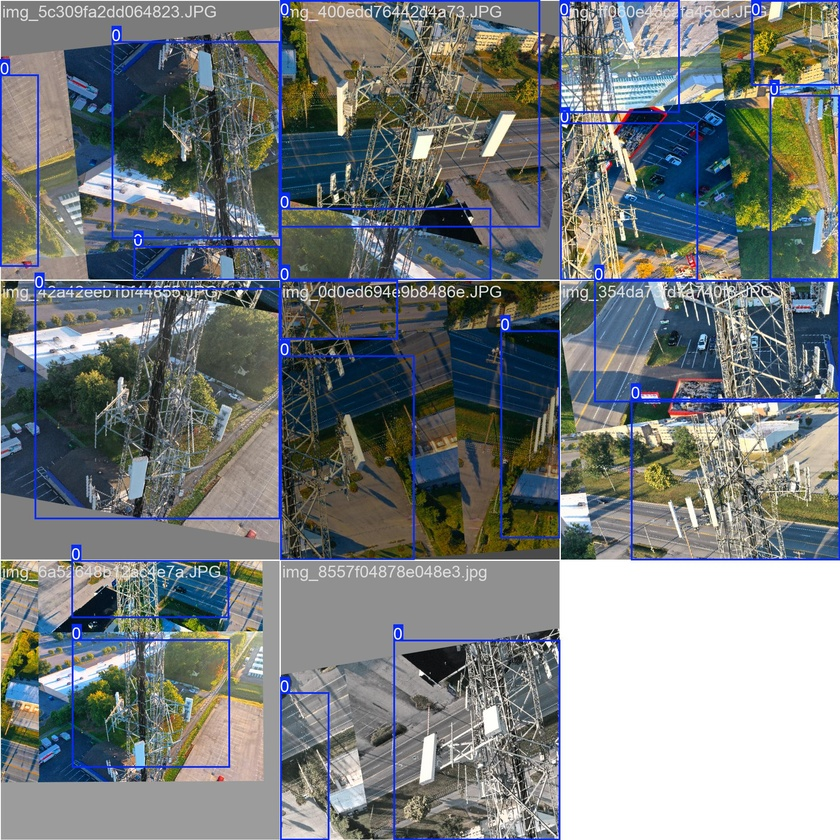
#> input picture runs/detect/runs/tower_detect/train_batch0.jpg, 840 x 840 px, shrunk from 1920 x 1920 before the run
$ python -i quality_filter.py   (imports and definitions only)   (older library calls are emulated)
#> lines starting #> are read from the running program, lines starting #| are printed output that depends on the picture
"""quality_filter.py — Robust image quality assessment (blur, exposure, resolution)."""
import cv2
import numpy as np

def check_blur(image, threshold=60.0):
    """Laplacian variance — lower = more blurry."""
    gray = cv2.cvtColor(image, cv2.COLOR_BGR2GRAY)
    variance = cv2.Laplacian(gray, cv2.CV_64F).var()
    return variance < threshold, round(variance, 2)


def check_exposure(image, dark_thresh=25, bright_thresh=240):
    """Mean brightness check."""
    gray = cv2.cvtColor(image, cv2.COLOR_BGR2GRAY)
    mean_brightness = float(np.mean(gray))
    if mean_brightness < dark_thresh:
        return "underexposed", round(mean_brightness, 2)
    elif mean_brightness > bright_thresh:
        return "overexposed", round(mean_brightness, 2)
    return "ok", round(mean_brightness, 2)


def check_resolution(image, min_dim=80):
    """Reject very small images."""
    h, w = image.shape[:2]
    if min(h, w) < min_dim:
        return False, f"{w}x{h}"
    return True, f"{w}x{h}"


def assess_image_quality(image):
    """
    Returns (is_acceptable: bool, reason: str, details: dict)
    Call this before running detection.
    """
    details = {}

    res_ok, res_info = check_resolution(image)
    details["resolution"] = res_info
    if not res_ok:
        return False, "Image resolution too low (minimum 80px required)", details

    is_blurry, blur_score = check_blur(image)
    details["blur_score"] = blur_score
    if is_blurry:
        return False, f"Image is blurry (Laplacian variance {blur_score} < 60 threshold)", details

    exposure_status, brightness = check_exposure(image)
    details["brightness"] = brightness
    details["exposure"] = exposure_status
    if exposure_status != "ok":
        return False, f"Image is {exposure_status} (mean brightness {brightness})", details

    return True, "acceptable", details

>>> import cv2
>>> picture = cv2.imread('../runs/detect/runs/tower_detect/train_batch0.jpg')
#> picture is the input picture: shape (840, 840, 3); mean B, G, R 125.5, 125.2, 119.8
>>> result = assess_image_quality(picture)
#> in assess_image_quality, `res_ok, res_info = check_resolution(image)`: res_ok = True; res_info = '840x840'
#> in check_blur, `gray = cv2.cvtColor(image, cv2.COLOR_BGR2GRAY)`:
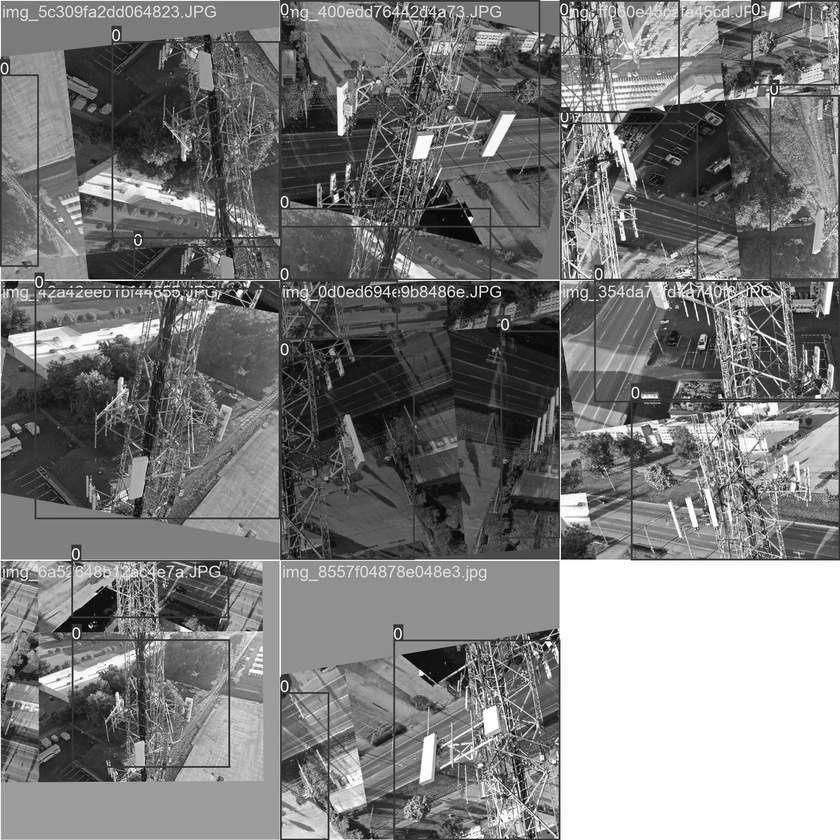
#> gray: shape (840, 840); min 0, max 255, mean 123.6
#> in check_blur, `variance = cv2.Laplacian(gray, cv2.CV_64F).var()`: variance = 3833.3
#> in assess_image_quality, `is_blurry, blur_score = check_blur(image)`: is_blurry = False; blur_score = 3833.3
#> in check_exposure, `mean_brightness = float(np.mean(gray))`: mean_brightness = 123.6
#> in assess_image_quality, `exposure_status, brightness = check_exposure(image)`: exposure_status = 'ok'; brightness = 123.6

$ run again, on runs/detect/runs/tower_detect/train_batch1.jpg
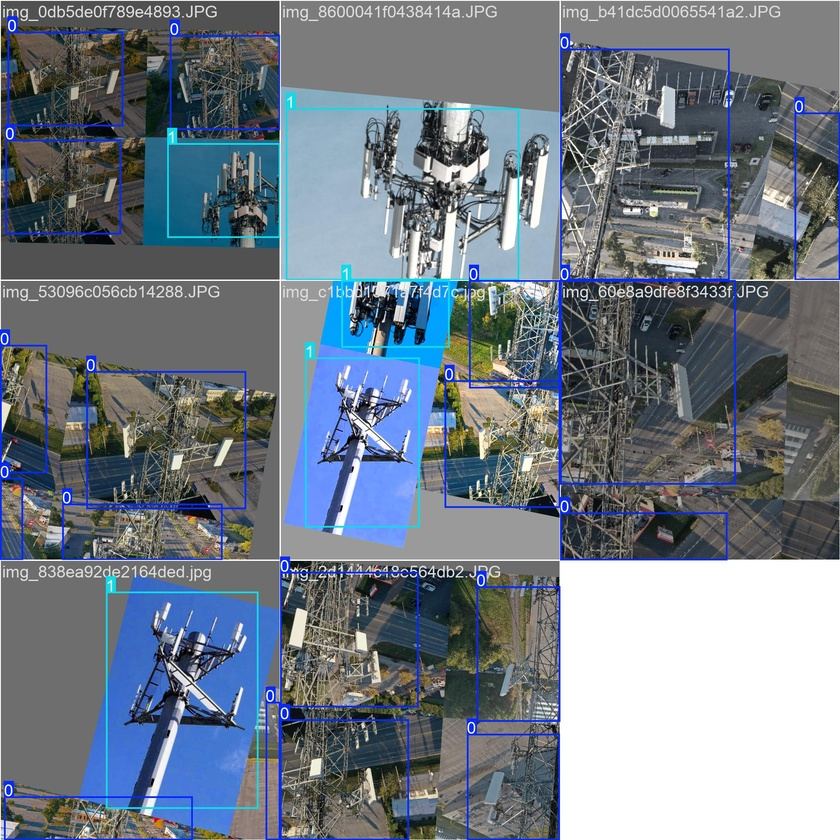
#> input picture runs/detect/runs/tower_detect/train_batch1.jpg, 840 x 840 px, shrunk from 1920 x 1920 before the run
#> picture is the input picture: shape (840, 840, 3); mean B, G, R 135.2, 124.4, 114.7
#> res_ok = True; res_info = '840x840'
#> in check_blur, `gray = cv2.cvtColor(image, cv2.COLOR_BGR2GRAY)`:
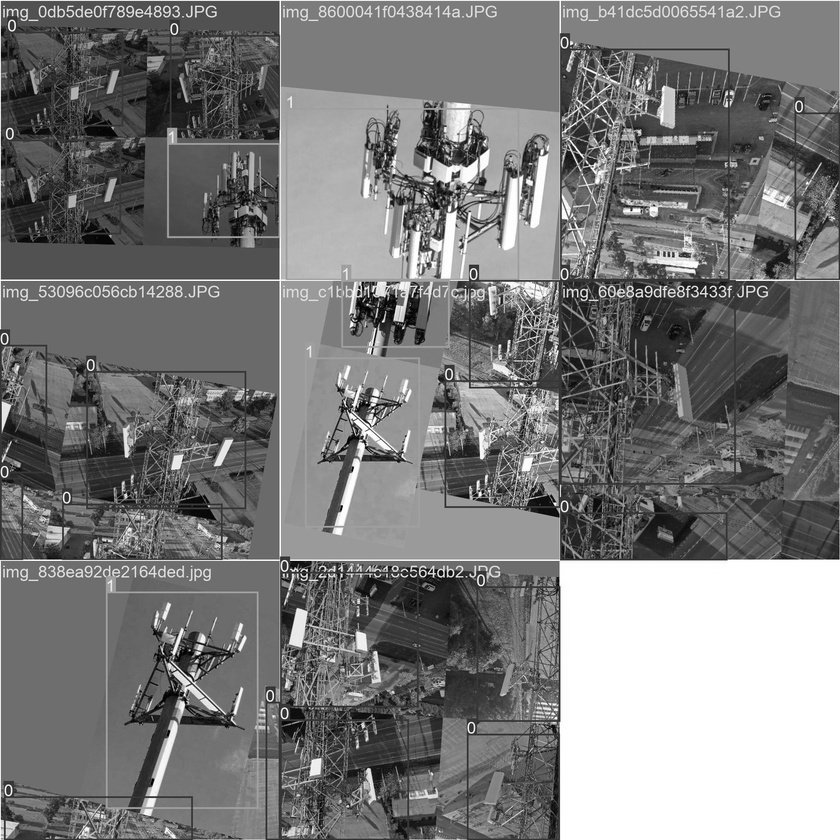
#> gray: shape (840, 840); min 0, max 255, mean 122.7
#> variance = 3238.6
#> is_blurry = False; blur_score = 3238.6
#> mean_brightness = 122.7
#> exposure_status = 'ok'; brightness = 122.7

$ run again, on runs/detect/runs/tower_detect/train_batch2.jpg
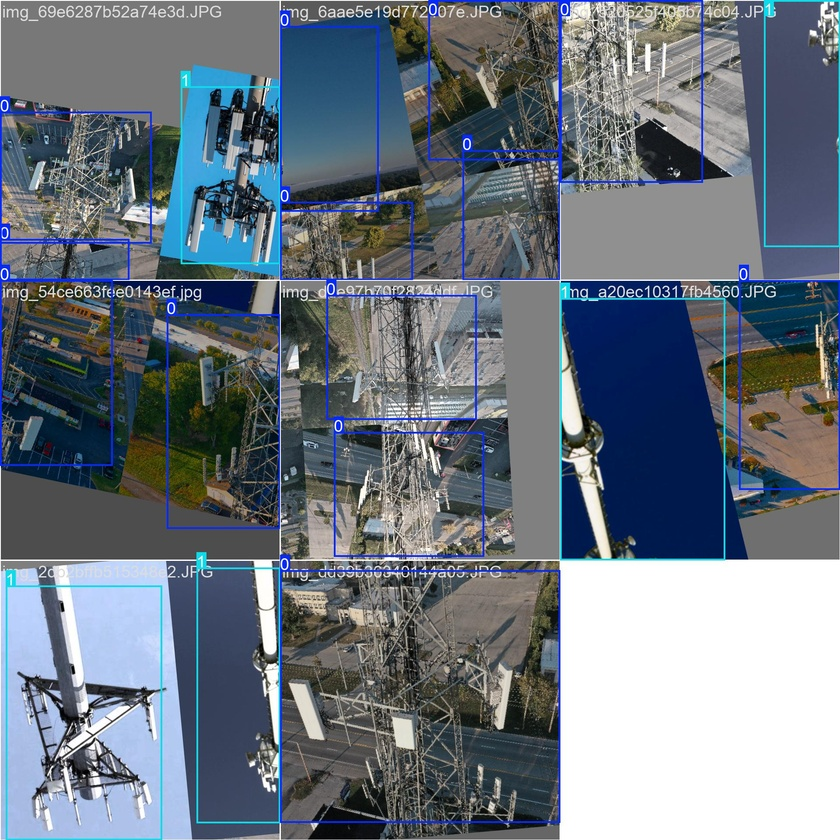
#> input picture runs/detect/runs/tower_detect/train_batch2.jpg, 840 x 840 px, shrunk from 1920 x 1920 before the run
#> picture is the input picture: shape (840, 840, 3); mean B, G, R 128.5, 118, 108.3
#> res_ok = True; res_info = '840x840'
#> in check_blur, `gray = cv2.cvtColor(image, cv2.COLOR_BGR2GRAY)`:
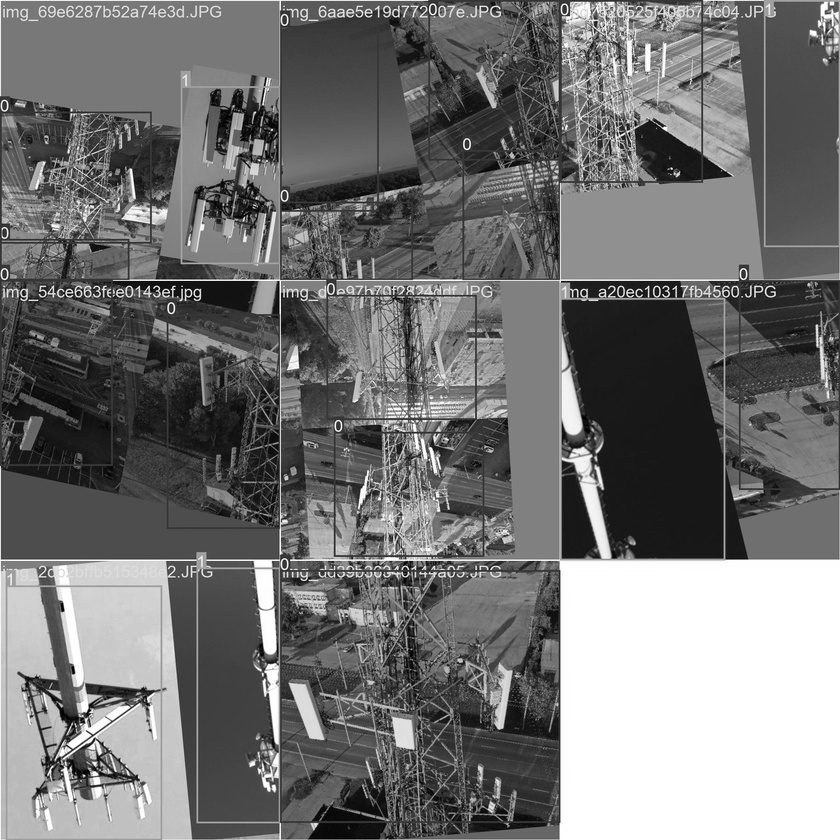
#> gray: shape (840, 840); min 0, max 255, mean 116.3
#> variance = 2878.4
#> is_blurry = False; blur_score = 2878.4
#> mean_brightness = 116.3
#> exposure_status = 'ok'; brightness = 116.3

$ run again, on runs/detect/runs/tower_detect/train_batch520.jpg
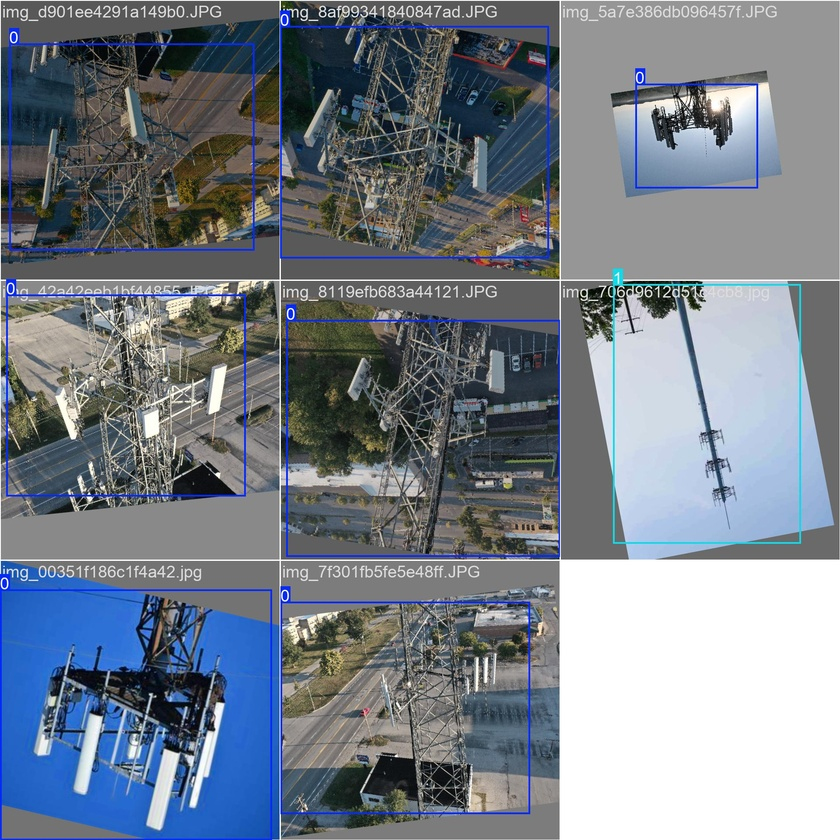
#> input picture runs/detect/runs/tower_detect/train_batch520.jpg, 840 x 840 px, shrunk from 1920 x 1920 before the run
#> picture is the input picture: shape (840, 840, 3); mean B, G, R 138.2, 127.8, 119.4
#> res_ok = True; res_info = '840x840'
#> in check_blur, `gray = cv2.cvtColor(image, cv2.COLOR_BGR2GRAY)`:
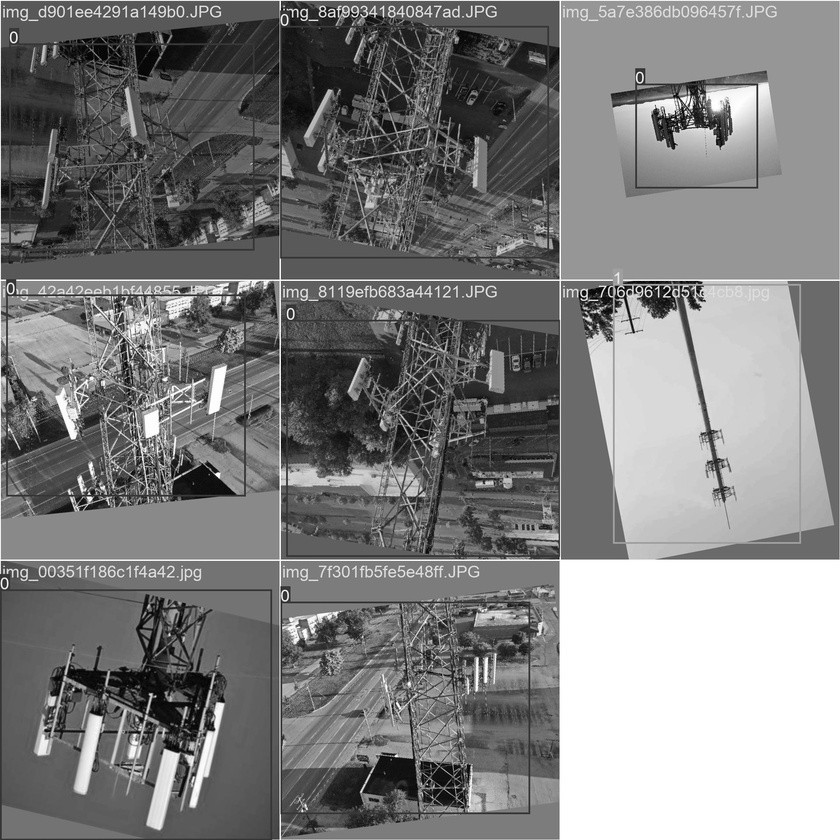
#> gray: shape (840, 840); min 0, max 255, mean 126.5
#> variance = 2654.4
#> is_blurry = False; blur_score = 2654.4
#> mean_brightness = 126.5
#> exposure_status = 'ok'; brightness = 126.5
